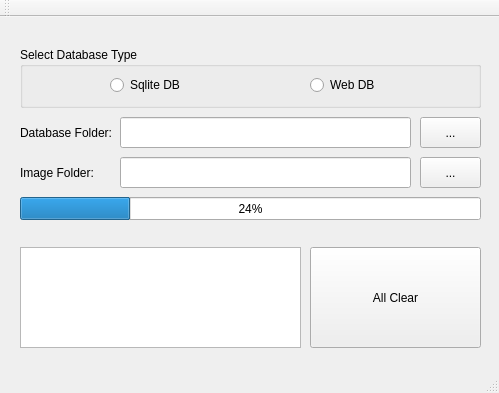
<?xml version="1.0" encoding="UTF-8"?>
<ui version="4.0">
 <class>DBresetClass</class>
 <widget class="QMainWindow" name="DBresetClass">
  <property name="geometry">
   <rect>
    <x>0</x>
    <y>0</y>
    <width>499</width>
    <height>393</height>
   </rect>
  </property>
  <property name="sizePolicy">
   <sizepolicy hsizetype="Fixed" vsizetype="Fixed">
    <horstretch>0</horstretch>
    <verstretch>0</verstretch>
   </sizepolicy>
  </property>
  <property name="minimumSize">
   <size>
    <width>499</width>
    <height>393</height>
   </size>
  </property>
  <property name="maximumSize">
   <size>
    <width>499</width>
    <height>393</height>
   </size>
  </property>
  <property name="windowTitle">
   <string>DBreset</string>
  </property>
  <widget class="QWidget" name="centralWidget">
   <widget class="QPushButton" name="btn_clear">
    <property name="geometry">
     <rect>
      <x>310</x>
      <y>230</y>
      <width>171</width>
      <height>101</height>
     </rect>
    </property>
    <property name="text">
     <string>All Clear</string>
    </property>
   </widget>
   <widget class="QProgressBar" name="progressBar">
    <property name="geometry">
     <rect>
      <x>20</x>
      <y>180</y>
      <width>461</width>
      <height>23</height>
     </rect>
    </property>
    <property name="value">
     <number>24</number>
    </property>
   </widget>
   <widget class="QTextBrowser" name="textBrowser">
    <property name="geometry">
     <rect>
      <x>20</x>
      <y>230</y>
      <width>281</width>
      <height>101</height>
     </rect>
    </property>
   </widget>
   <widget class="QLineEdit" name="edit_serverPath">
    <property name="geometry">
     <rect>
      <x>120</x>
      <y>100</y>
      <width>291</width>
      <height>31</height>
     </rect>
    </property>
   </widget>
   <widget class="QPushButton" name="btn_serverPath">
    <property name="geometry">
     <rect>
      <x>420</x>
      <y>100</y>
      <width>61</width>
      <height>31</height>
     </rect>
    </property>
    <property name="text">
     <string>...</string>
    </property>
   </widget>
   <widget class="QGroupBox" name="groupBox">
    <property name="geometry">
     <rect>
      <x>20</x>
      <y>30</y>
      <width>461</width>
      <height>61</height>
     </rect>
    </property>
    <property name="title">
     <string>Select Database Type</string>
    </property>
    <widget class="QRadioButton" name="radio_sqlite">
     <property name="geometry">
      <rect>
       <x>90</x>
       <y>30</y>
       <width>86</width>
       <height>16</height>
      </rect>
     </property>
     <property name="text">
      <string>Sqlite DB</string>
     </property>
    </widget>
    <widget class="QRadioButton" name="radio_web">
     <property name="geometry">
      <rect>
       <x>290</x>
       <y>30</y>
       <width>86</width>
       <height>16</height>
      </rect>
     </property>
     <property name="text">
      <string>Web DB</string>
     </property>
    </widget>
   </widget>
   <widget class="QLineEdit" name="edit_dataPath">
    <property name="geometry">
     <rect>
      <x>120</x>
      <y>140</y>
      <width>291</width>
      <height>31</height>
     </rect>
    </property>
   </widget>
   <widget class="QPushButton" name="btn_dataPath">
    <property name="geometry">
     <rect>
      <x>420</x>
      <y>140</y>
      <width>61</width>
      <height>31</height>
     </rect>
    </property>
    <property name="text">
     <string>...</string>
    </property>
   </widget>
   <widget class="QLabel" name="label">
    <property name="geometry">
     <rect>
      <x>20</x>
      <y>100</y>
      <width>91</width>
      <height>31</height>
     </rect>
    </property>
    <property name="text">
     <string>Database Folder:</string>
    </property>
   </widget>
   <widget class="QLabel" name="label_2">
    <property name="geometry">
     <rect>
      <x>20</x>
      <y>140</y>
      <width>91</width>
      <height>31</height>
     </rect>
    </property>
    <property name="text">
     <string>Image Folder:</string>
    </property>
   </widget>
  </widget>
  <widget class="QToolBar" name="mainToolBar">
   <attribute name="toolBarArea">
    <enum>TopToolBarArea</enum>
   </attribute>
   <attribute name="toolBarBreak">
    <bool>false</bool>
   </attribute>
  </widget>
  <widget class="QStatusBar" name="statusBar"/>
 </widget>
 <layoutdefault spacing="6" margin="11"/>
 <resources>
  <include location="DBreset.qrc"/>
 </resources>
 <connections/>
</ui>
